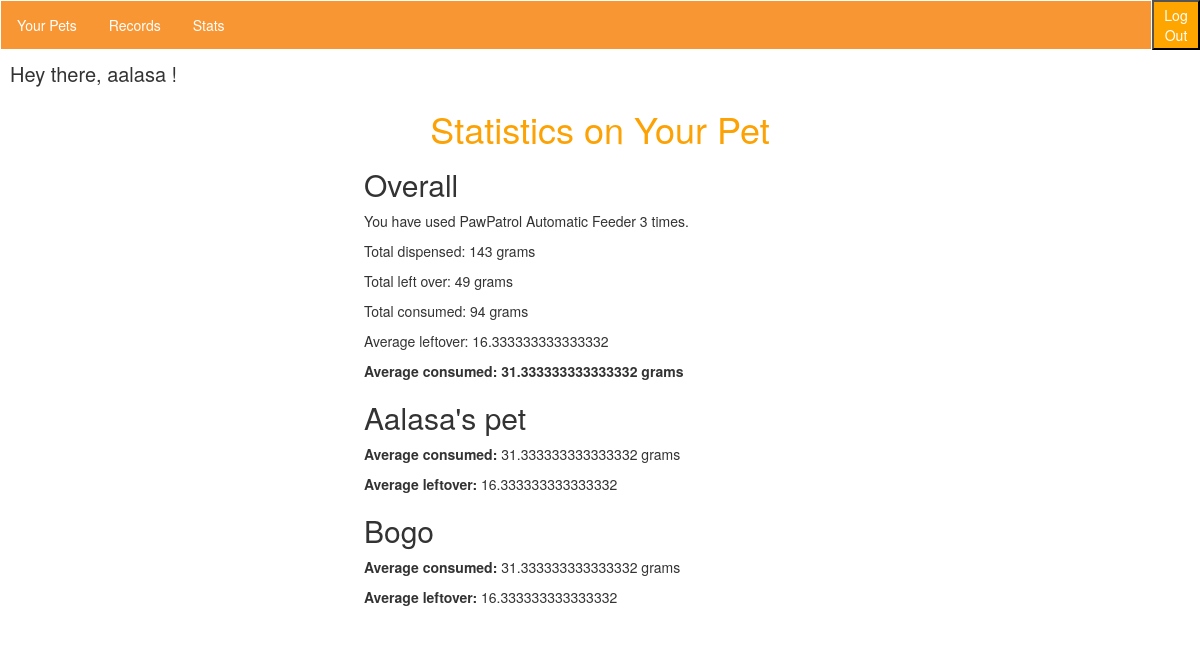
Before: /records/stats/ (signed in) with the older database file.
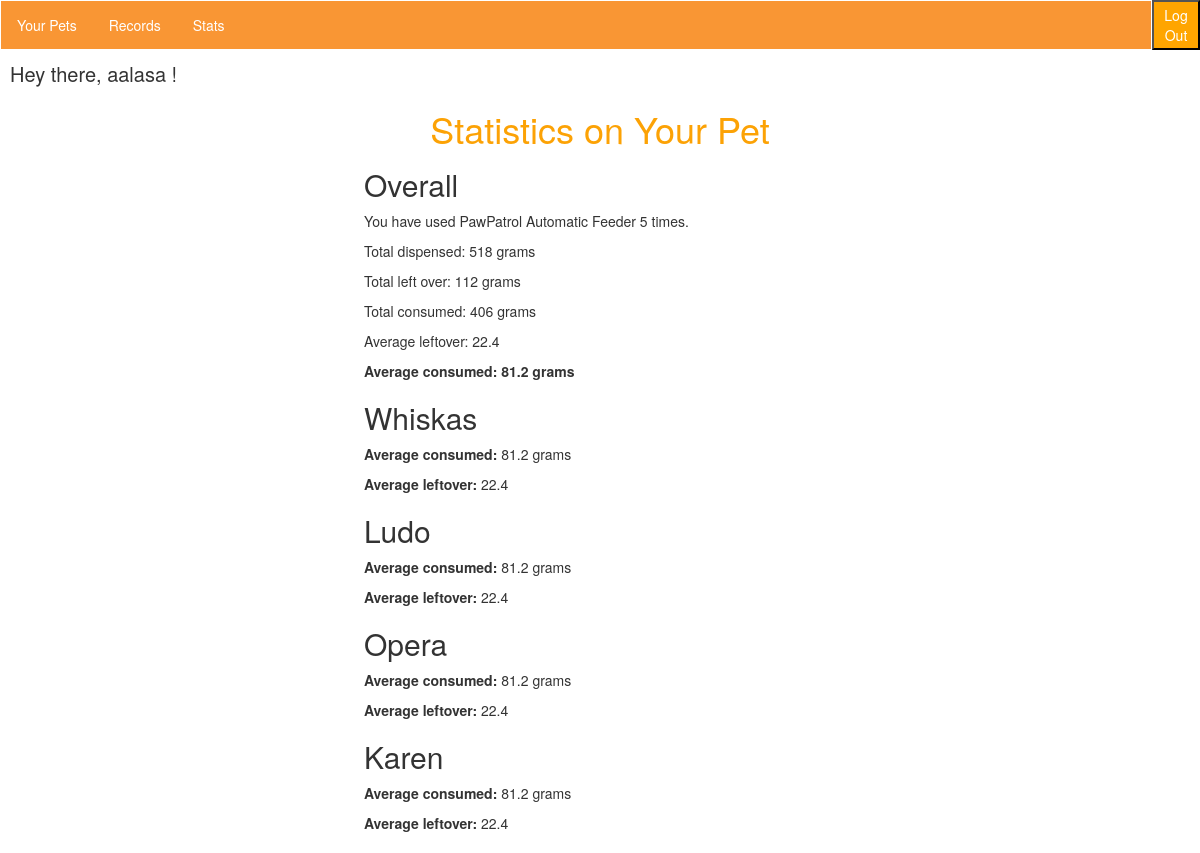
After: the same page with the newer database file.
### records/models.py (models this page shows, shortened)
class Pet(models.Model):
    petName = models.CharField(max_length=100, default='My Pet')
    petImage = models.ImageField(default='default.png', blank=True)
    author = models.ForeignKey(User, on_delete=models.CASCADE, default=None)

### records/views.py (the view)
# urls.py: url(r'^', views.stats_view, name="stats"),
def stats(request):
    numberofpets = Pet.objects.filter(author=request.user)
    j = 0
    pets = Pet.objects.filter(author=request.user)
    petNames = Pet.objects.filter(author=request.user)[j].petName
    thisauthor = request.user
    feeds = Record.objects.filter(author=request.user)
    numberoffeeds = len(feeds)
    numberOfPets = len(pets)
    myRecords = Record.objects.filter(author=request.user)
    totalleftover = myRecords.aggregate(Sum('amountLeftOver'))['amountLeftOver__sum']
    totaldispensed = myRecords.aggregate(Sum('amountDispensed'))['amountDispensed__sum']
    totalConsumed = totaldispensed - totalleftover
    avgconsumed = totalConsumed/numberoffeeds
    avgleftover = totalleftover/numberoffeeds
    return render(request, 'records/stats.html', {'myRecords': myRecords, 'pets': pets, 'this-author': thisauthor, 'numberoffeeds': numberoffeeds, 'totaldispensed': totaldispensed, 'totalleftover':totalleftover, 'numberofpets': numberofpets, 'totalConsumed': totalConsumed, 'avgconsumed': avgconsumed, 'avgleftover': avgleftover},)

### records/templates/records/stats.html (shortened to what this page needs)
{% extends 'interior_layout.html' %}
{% block content %}
<h1>Statistics on Your Pet</h1>
<div class="innerStatitics" style="margin-left: 30%;">
<h2>Overall</h2>
    <p>You have used PawPatrol Automatic Feeder {{numberoffeeds}} times.</p>
    <p>Total dispensed: {{ totaldispensed}} grams</p>
    <p>Total left over: {{ totalleftover }} grams</p>
    <p>Total consumed: {{ totalConsumed }} grams</p>
    <p>Average leftover: {{avgleftover}} </p>
    <p><b>Average consumed: {{avgconsumed}} grams</b></p>
{% for p in numberofpets %}
    <h2>{{p.petName}}</h2>
    <p><b>Average consumed:</b> {{avgconsumed}} grams</p>
    <p><b>Average leftover:</b> {{avgleftover}} </p>
{% endfor %}
</div>
{% endblock %}

Changed rows visible on the page:
removed Pet: petName "Aalasa's pet", avgconsumed "31.333333333333332", avgleftover "16.333333333333332"
removed Pet: petName "Bogo", avgconsumed "31.333333333333332", avgleftover "16.333333333333332"
added Pet: petName "Whiskas", avgconsumed "81.2", avgleftover "22.4"
added Pet: petName "Ludo", avgconsumed "81.2", avgleftover "22.4"
added Pet: petName "Opera", avgconsumed "81.2", avgleftover "22.4"
added Pet: petName "Karen", avgconsumed "81.2", avgleftover "22.4"
Other visible differences:
{{ numberoffeeds }}: "3" → "5"
{{ totaldispensed }}: "143" → "518"
{{ totalleftover }}: "49" → "112"
{{ totalConsumed }}: "94" → "406"
{{ avgleftover }}: "16.333333333333332" → "22.4"
{{ avgconsumed }}: "31.333333333333332" → "81.2"
